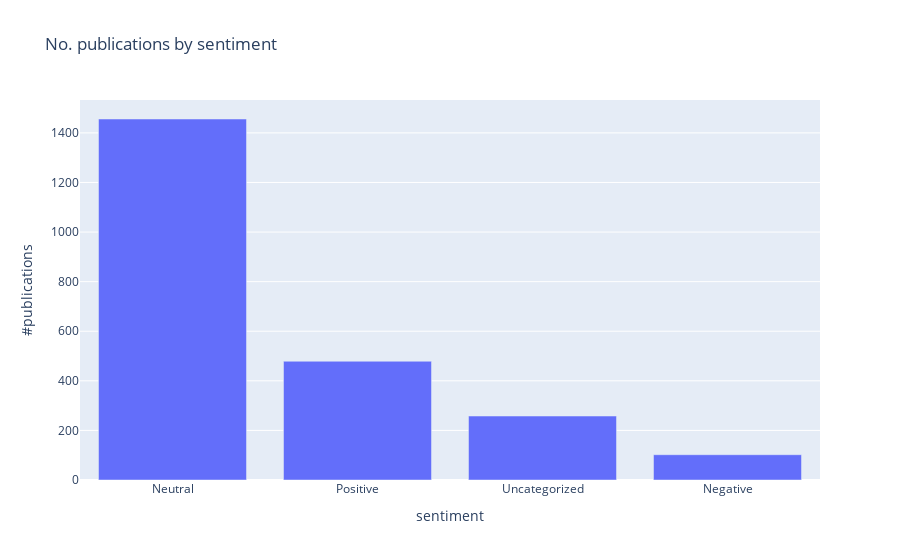

The code cell stored with this chart in its notebook:
### Code cell
sentiment_publications = px.bar(
    sentiment_count, 
    x='sentiment', 
    y='#publications', 
    title="No. publications by sentiment",
)
sentiment_publications.show()
sentiment_publications.write_image("images/sentiment_publications.eps")

### Figure 1 — Plotly figure (JSON) as saved in the notebook; plotly's stock layout.template omitted (floating-point values rounded to 4 significant figures)
{"data": [{"alignmentgroup": "True", "hovertemplate": "sentiment=%{x}<br>#publications=%{y}<extra></extra>", "legendgroup": "", "marker": {"color": "#636efa", "pattern": {"shape": ""}}, "name": "", "offsetgroup": "", "orientation": "v", "showlegend": false, "textposition": "auto", "type": "bar", "x": ["Neutral", "Positive", "Uncategorized", "Negative"], "xaxis": "x", "y": [1456, 479, 258, 102], "yaxis": "y"}], "layout": {"barmode": "relative", "legend": {"tracegroupgap": 0}, "title": {"text": "No. publications by sentiment"}, "xaxis": {"anchor": "y", "domain": [0, 1], "title": {"text": "sentiment"}}, "yaxis": {"anchor": "x", "domain": [0, 1], "title": {"text": "#publications"}}}}
